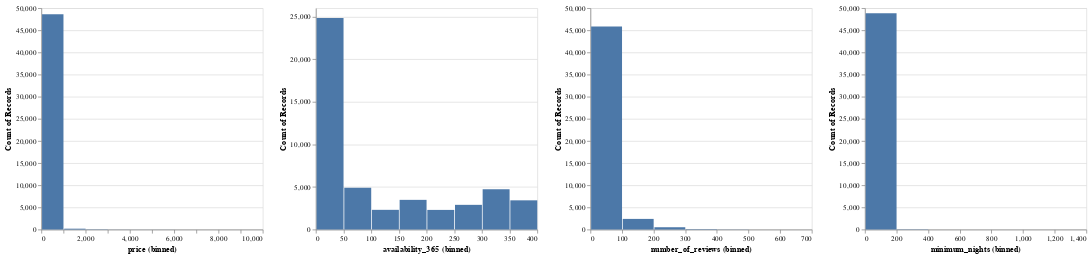

Notebook cell for this chart:
### Code cell
col_list = ['price','availability_365','number_of_reviews','minimum_nights']

chart = alt.Chart(data).mark_bar().encode(
    x=alt.X(alt.repeat('column')).bin(),
    y='count()'
).repeat(
    column=col_list
)
chart

### Figure 1 — Vega specification as saved in the notebook (floating-point values rounded to 4 significant figures)
{"$schema": "https://vega.github.io/schema/vega/v5.json", "data": [{"name": "source_0"}, {"name": "data_0", "values": [{"__count": 48822, "bin_maxbins_10_minimum_nights": 0.0, "bin_maxbins_10_minimum_nights_end": 200.0}, {"__count": 61, "bin_maxbins_10_minimum_nights": 200.0, "bin_maxbins_10_minimum_nights_end": 400.0}, {"__count": 1, "bin_maxbins_10_minimum_nights": 1000.0, "bin_maxbins_10_minimum_nights_end": 1200.0}, {"__count": 1, "bin_maxbins_10_minimum_nights": 1200.0, "bin_maxbins_10_minimum_nights_end": 1400.0}, {"__count": 7, "bin_maxbins_10_minimum_nights": 400.0, "bin_maxbins_10_minimum_nights_end": 600.0}, {"__count": 3, "bin_maxbins_10_minimum_nights": 800.0, "bin_maxbins_10_minimum_nights_end": 1000.0}]}, {"name": "data_1", "values": [{"__count": 48597, "bin_maxbins_10_price": 0.0, "bin_maxbins_10_price_end": 1000.0}, {"__count": 57, "bin_maxbins_10_price": 2000.0, "bin_maxbins_10_price_end": 3000.0}, {"__count": 188, "bin_maxbins_10_price": 1000.0, "bin_maxbins_10_price_end": 2000.0}, {"__count": 18, "bin_maxbins_10_price": 3000.0, "bin_maxbins_10_price_end": 4000.0}, {"__count": 9, "bin_maxbins_10_price": 4000.0, "bin_maxbins_10_price_end": 5000.0}, {"__count": 8, "bin_maxbins_10_price": 5000.0, "bin_maxbins_10_price_end": 6000.0}, {"__count": 7, "bin_maxbins_10_price": 6000.0, "bin_maxbins_10_price_end": 7000.0}, {"__count": 2, "bin_maxbins_10_price": 8000.0, "bin_maxbins_10_price_end": 9000.0}, {"__count": 6, "bin_maxbins_10_price": 9000.0, "bin_maxbins_10_price_end": 10000.0}, {"__count": 3, "bin_maxbins_10_price": 7000.0, "bin_maxbins_10_price_end": 8000.0}]}, {"name": "data_2", "values": [{"__count": 3428, "bin_maxbins_10_availability_365": 350.0, "bin_maxbins_10_availability_365_end": 400.0}, {"__count": 3483, "bin_maxbins_10_availability_365": 150.0, "bin_maxbins_10_availability_365_end": 200.0}, {"__count": 24838, "bin_maxbins_10_availability_365": 0.0, "bin_maxbins_10_availability_365_end": 50.0}, {"__count": 2311, "bin_maxbins_10_availability_365": 100.0, "bin_maxbins_10_availability_365_end": 150.0}, {"__count": 2303, "bin_maxbins_10_availability_365": 200.0, "bin_maxbins_10_availability_365_end": 250.0}, {"__count": 4739, "bin_maxbins_10_availability_365": 300.0, "bin_maxbins_10_availability_365_end": 350.0}, {"__count": 4895, "bin_maxbins_10_availability_365": 50.0, "bin_maxbins_10_availability_365_end": 100.0}, {"__count": 2898, "bin_maxbins_10_availability_365": 250.0, "bin_maxbins_10_availability_365_end": 300.0}]}, {"name": "data_3", "values": [{"__count": 45851, "bin_maxbins_10_number_of_reviews": 0.0, "bin_maxbins_10_number_of_reviews_end": 100.0}, {"__count": 514, "bin_maxbins_10_number_of_reviews": 200.0, "bin_maxbins_10_number_of_reviews_end": 300.0}, {"__count": 31, "bin_maxbins_10_number_of_reviews": 400.0, "bin_maxbins_10_number_of_reviews_end": 500.0}, {"__count": 2398, "bin_maxbins_10_number_of_reviews": 100.0, "bin_maxbins_10_number_of_reviews_end": 200.0}, {"__count": 93, "bin_maxbins_10_number_of_reviews": 300.0, "bin_maxbins_10_number_of_reviews_end": 400.0}, {"__count": 6, "bin_maxbins_10_number_of_reviews": 500.0, "bin_maxbins_10_number_of_reviews_end": 600.0}, {"__count": 2, "bin_maxbins_10_number_of_reviews": 600.0, "bin_maxbins_10_number_of_reviews_end": 700.0}]}, {"name": "data_1_child__column_price_y_domain___count", "values": [{"min": 2, "max": 48597}]}, {"name": "data_2_child__column_availability_365_y_domain___count", "values": [{"min": 2303, "max": 24838}]}, {"name": "data_3_child__column_number_of_reviews_y_domain___count", "values": [{"min": 2, "max": 45851}]}, {"name": "data_0_child__column_minimum_nights_y_domain___count", "values": [{"min": 1, "max": 48822}]}], "signals": [{"name": "child__column_price_bin_maxbins_10_price_bins", "value": {"fields": ["price"], "fname": "bin_price", "start": 0.0, "step": 1000.0, "stop": 10000.0}}, {"name": "child__column_availability_365_bin_maxbins_10_availability_365_bins", "value": {"fields": ["availability_365"], "fname": "bin_availability_365", "start": 0.0, "step": 50.0, "stop": 400.0}}, {"name": "child__column_minimum_nights_bin_maxbins_10_minimum_nights_bins", "value": {"fields": ["minimum_nights"], "fname": "bin_minimum_nights", "start": 0.0, "step": 200.0, "stop": 1400.0}}, {"name": "child__column_number_of_reviews_bin_maxbins_10_number_of_reviews_bins", "value": {"fields": ["number_of_reviews"], "fname": "bin_number_of_reviews", "start": 0.0, "step": 100.0, "stop": 700.0}}, {"name": "childWidth", "value": 300}, {"name": "childHeight", "value": 300}], "marks": [{"type": "group", "name": "child__column_price_group", "encode": {"update": {"height": {"signal": "childHeight"}, "width": {"signal": "childWidth"}}}, "marks": [{"type": "rect", "name": "child__column_price_marks", "from": {"data": "data_1"}, "encode": {"update": {"y2": {"value": 0, "scale": "child__column_price_y"}, "fill": {"value": "#4c78a8"}, "x": {"field": "bin_maxbins_10_price_end", "scale": "child__column_price_x", "offset": {"signal": "0.5 + (abs(scale(\"child__column_price_x\", datum[\"bin_maxbins_10_price_end\"]) - scale(\"child__column_price_x\", datum[\"bin_maxbins_10_price\"])) < 0.25 ? 0.5 * (0.25 - (abs(scale(\"child__column_price_x\", datum[\"bin_maxbins_10_price_end\"]) - scale(\"child__column_price_x\", datum[\"bin_maxbins_10_price\"])))) : -0.5)"}}, "x2": {"field": "bin_maxbins_10_price", "scale": "child__column_price_x", "offset": {"signal": "0.5 + (abs(scale(\"child__column_price_x\", datum[\"bin_maxbins_10_price_end\"]) - scale(\"child__column_price_x\", datum[\"bin_maxbins_10_price\"])) < 0.25 ? -0.5 * (0.25 - (abs(scale(\"child__column_price_x\", datum[\"bin_maxbins_10_price_end\"]) - scale(\"child__column_price_x\", datum[\"bin_maxbins_10_price\"])))) : 0.5)"}}, "y": {"field": "__count", "scale": "child__column_price_y"}}}, "style": ["bar"]}], "axes": [{"scale": "child__column_price_y", "minExtent": 0, "aria": false, "ticks": false, "zindex": 0, "domain": false, "grid": true, "gridScale": "child__column_price_x", "orient": "left", "labels": false, "tickCount": {"signal": "ceil(childHeight/40)"}, "maxExtent": 0}, {"scale": "child__column_price_x", "zindex": 0, "labelOverlap": true, "labelFlush": true, "grid": false, "tickCount": {"signal": "ceil(childWidth/10)"}, "orient": "bottom", "title": "price (binned)"}, {"scale": "child__column_price_y", "title": "Count of Records", "labelOverlap": true, "tickCount": {"signal": "ceil(childHeight/40)"}, "grid": false, "zindex": 0, "orient": "left"}], "style": "cell"}, {"type": "group", "name": "child__column_availability_365_group", "encode": {"update": {"width": {"signal": "childWidth"}, "height": {"signal": "childHeight"}}}, "marks": [{"type": "rect", "name": "child__column_availability_365_marks", "from": {"data": "data_2"}, "encode": {"update": {"y2": {"value": 0, "scale": "child__column_availability_365_y"}, "fill": {"value": "#4c78a8"}, "x2": {"field": "bin_maxbins_10_availability_365", "scale": "child__column_availability_365_x", "offset": {"signal": "0.5 + (abs(scale(\"child__column_availability_365_x\", datum[\"bin_maxbins_10_availability_365_end\"]) - scale(\"child__column_availability_365_x\", datum[\"bin_maxbins_10_availability_365\"])) < 0.25 ? -0.5 * (0.25 - (abs(scale(\"child__column_availability_365_x\", datum[\"bin_maxbins_10_availability_365_end\"]) - scale(\"child__column_availability_365_x\", datum[\"bin_maxbins_10_availability_365\"])))) : 0.5)"}}, "x": {"field": "bin_maxbins_10_availability_365_end", "scale": "child__column_availability_365_x", "offset": {"signal": "0.5 + (abs(scale(\"child__column_availability_365_x\", datum[\"bin_maxbins_10_availability_365_end\"]) - scale(\"child__column_availability_365_x\", datum[\"bin_maxbins_10_availability_365\"])) < 0.25 ? 0.5 * (0.25 - (abs(scale(\"child__column_availability_365_x\", datum[\"bin_maxbins_10_availability_365_end\"]) - scale(\"child__column_availability_365_x\", datum[\"bin_maxbins_10_availability_365\"])))) : -0.5)"}}, "y": {"field": "__count", "scale": "child__column_availability_365_y"}}}, "style": ["bar"]}], "axes": [{"scale": "child__column_availability_365_y", "orient": "left", "aria": false, "domain": false, "minExtent": 0, "ticks": false, "labels": false, "maxExtent": 0, "grid": true, "gridScale": "child__column_availability_365_x", "zindex": 0, "tickCount": {"signal": "ceil(childHeight/40)"}}, {"scale": "child__column_availability_365_x", "grid": false, "tickCount": {"signal": "ceil(childWidth/10)"}, "zindex": 0, "orient": "bottom", "labelFlush": true, "title": "availability_365 (binned)", "labelOverlap": true}, {"scale": "child__column_availability_365_y", "orient": "left", "title": "Count of Records", "zindex": 0, "tickCount": {"signal": "ceil(childHeight/40)"}, "grid": false, "labelOverlap": true}], "style": "cell"}, {"type": "group", "name": "child__column_number_of_reviews_group", "encode": {"update": {"width": {"signal": "childWidth"}, "height": {"signal": "childHeight"}}}, "marks": [{"type": "rect", "name": "child__column_number_of_reviews_marks", "from": {"data": "data_3"}, "encode": {"update": {"y2": {"value": 0, "scale": "child__column_number_of_reviews_y"}, "fill": {"value": "#4c78a8"}, "x2": {"field": "bin_maxbins_10_number_of_reviews", "scale": "child__column_number_of_reviews_x", "offset": {"signal": "0.5 + (abs(scale(\"child__column_number_of_reviews_x\", datum[\"bin_maxbins_10_number_of_reviews_end\"]) - scale(\"child__column_number_of_reviews_x\", datum[\"bin_maxbins_10_number_of_reviews\"])) < 0.25 ? -0.5 * (0.25 - (abs(scale(\"child__column_number_of_reviews_x\", datum[\"bin_maxbins_10_number_of_reviews_end\"]) - scale(\"child__column_number_of_reviews_x\", datum[\"bin_maxbins_10_number_of_reviews\"])))) : 0.5)"}}, "x": {"field": "bin_maxbins_10_number_of_reviews_end", "scale": "child__column_number_of_reviews_x", "offset": {"signal": "0.5 + (abs(scale(\"child__column_number_of_reviews_x\", datum[\"bin_maxbins_10_number_of_reviews_end\"]) - scale(\"child__column_number_of_reviews_x\", datum[\"bin_maxbins_10_number_of_reviews\"])) < 0.25 ? 0.5 * (0.25 - (abs(scale(\"child__column_number_of_reviews_x\", datum[\"bin_maxbins_10_number_of_reviews_end\"]) - scale(\"child__column_number_of_reviews_x\", datum[\"bin_maxbins_10_number_of_reviews\"])))) : -0.5)"}}, "y": {"field": "__count", "scale": "child__column_number_of_reviews_y"}}}, "style": ["bar"]}], "axes": [{"scale": "child__column_number_of_reviews_y", "orient": "left", "ticks": false, "domain": false, "aria": false, "grid": true, "zindex": 0, "minExtent": 0, "labels": false, "gridScale": "child__column_number_of_reviews_x", "tickCount": {"signal": "ceil(childHeight/40)"}, "maxExtent": 0}, {"scale": "child__column_number_of_reviews_x", "title": "number_of_reviews (binned)", "labelFlush": true, "labelOverlap": true, "tickCount": {"signal": "ceil(childWidth/10)"}, "grid": false, "zindex": 0, "orient": "bottom"}, {"scale": "child__column_number_of_reviews_y", "labelOverlap": true, "grid": false, "orient": "left", "zindex": 0, "title": "Count of Records", "tickCount": {"signal": "ceil(childHeight/40)"}}], "style": "cell"}, {"type": "group", "name": "child__column_minimum_nights_group", "encode": {"update": {"width": {"signal": "childWidth"}, "height": {"signal": "childHeight"}}}, "marks": [{"type": "rect", "name": "child__column_minimum_nights_marks", "from": {"data": "data_0"}, "encode": {"update": {"fill": {"value": "#4c78a8"}, "y": {"field": "__count", "scale": "child__column_minimum_nights_y"}, "x": {"field": "bin_maxbins_10_minimum_nights_end", "scale": "child__column_minimum_nights_x", "offset": {"signal": "0.5 + (abs(scale(\"child__column_minimum_nights_x\", datum[\"bin_maxbins_10_minimum_nights_end\"]) - scale(\"child__column_minimum_nights_x\", datum[\"bin_maxbins_10_minimum_nights\"])) < 0.25 ? 0.5 * (0.25 - (abs(scale(\"child__column_minimum_nights_x\", datum[\"bin_maxbins_10_minimum_nights_end\"]) - scale(\"child__column_minimum_nights_x\", datum[\"bin_maxbins_10_minimum_nights\"])))) : -0.5)"}}, "y2": {"value": 0, "scale": "child__column_minimum_nights_y"}, "x2": {"field": "bin_maxbins_10_minimum_nights", "scale": "child__column_minimum_nights_x", "offset": {"signal": "0.5 + (abs(scale(\"child__column_minimum_nights_x\", datum[\"bin_maxbins_10_minimum_nights_end\"]) - scale(\"child__column_minimum_nights_x\", datum[\"bin_maxbins_10_minimum_nights\"])) < 0.25 ? -0.5 * (0.25 - (abs(scale(\"child__column_minimum_nights_x\", datum[\"bin_maxbins_10_minimum_nights_end\"]) - scale(\"child__column_minimum_nights_x\", datum[\"bin_maxbins_10_minimum_nights\"])))) : 0.5)"}}}}, "style": ["bar"]}], "axes": [{"scale": "child__column_minimum_nights_y", "labels": false, "ticks": false, "aria": false, "tickCount": {"signal": "ceil(childHeight/40)"}, "maxExtent": 0, "gridScale": "child__column_minimum_nights_x", "domain": false, "grid": true, "minExtent": 0, "zindex": 0, "orient": "left"}, {"scale": "child__column_minimum_nights_x", "orient": "bottom", "labelFlush": true, "zindex": 0, "grid": false, "title": "minimum_nights (binned)", "labelOverlap": true, "tickCount": {"signal": "ceil(childWidth/10)"}}, {"scale": "child__column_minimum_nights_y", "grid": false, "tickCount": {"signal": "ceil(childHeight/40)"}, "title": "Count of Records", "orient": "left", "labelOverlap": true, "zindex": 0}], "style": "cell"}], "scales": [{"name": "child__column_price_x", "type": "linear", "domain": {"signal": "[child__column_price_bin_maxbins_10_price_bins.start, child__column_price_bin_maxbins_10_price_bins.stop]"}, "range": [0, {"signal": "childWidth"}], "bins": {"signal": "child__column_price_bin_maxbins_10_price_bins"}, "zero": false}, {"name": "child__column_price_y", "type": "linear", "domain": [{"signal": "(data(\"data_1_child__column_price_y_domain___count\")[0] || {}).min"}, {"signal": "(data(\"data_1_child__column_price_y_domain___count\")[0] || {}).max"}], "range": [{"signal": "childHeight"}, 0], "zero": true, "nice": true}, {"name": "child__column_availability_365_x", "type": "linear", "domain": {"signal": "[child__column_availability_365_bin_maxbins_10_availability_365_bins.start, child__column_availability_365_bin_maxbins_10_availability_365_bins.stop]"}, "range": [0, {"signal": "childWidth"}], "bins": {"signal": "child__column_availability_365_bin_maxbins_10_availability_365_bins"}, "zero": false}, {"name": "child__column_availability_365_y", "type": "linear", "domain": [{"signal": "(data(\"data_2_child__column_availability_365_y_domain___count\")[0] || {}).min"}, {"signal": "(data(\"data_2_child__column_availability_365_y_domain___count\")[0] || {}).max"}], "range": [{"signal": "childHeight"}, 0], "zero": true, "nice": true}, {"name": "child__column_number_of_reviews_x", "type": "linear", "domain": {"signal": "[child__column_number_of_reviews_bin_maxbins_10_number_of_reviews_bins.start, child__column_number_of_reviews_bin_maxbins_10_number_of_reviews_bins.stop]"}, "range": [0, {"signal": "childWidth"}], "bins": {"signal": "child__column_number_of_reviews_bin_maxbins_10_number_of_reviews_bins"}, "zero": false}, {"name": "child__column_number_of_reviews_y", "type": "linear", "domain": [{"signal": "(data(\"data_3_child__column_number_of_reviews_y_domain___count\")[0] || {}).min"}, {"signal": "(data(\"data_3_child__column_number_of_reviews_y_domain___count\")[0] || {}).max"}], "range": [{"signal": "childHeight"}, 0], "nice": true, "zero": true}, {"name": "child__column_minimum_nights_x", "type": "linear", "domain": {"signal": "[child__column_minimum_nights_bin_maxbins_10_minimum_nights_bins.start, child__column_minimum_nights_bin_maxbins_10_minimum_nights_bins.stop]"}, "range": [0, {"signal": "childWidth"}], "bins": {"signal": "child__column_minimum_nights_bin_maxbins_10_minimum_nights_bins"}, "zero": false}, {"name": "child__column_minimum_nights_y", "type": "linear", "domain": [{"signal": "(data(\"data_0_child__column_minimum_nights_y_domain___count\")[0] || {}).min"}, {"signal": "(data(\"data_0_child__column_minimum_nights_y_domain___count\")[0] || {}).max"}], "range": [{"signal": "childHeight"}, 0], "zero": true, "nice": true}], "background": "white", "layout": {"padding": 20, "columns": 4, "bounds": "full", "align": "all"}, "padding": 5}
